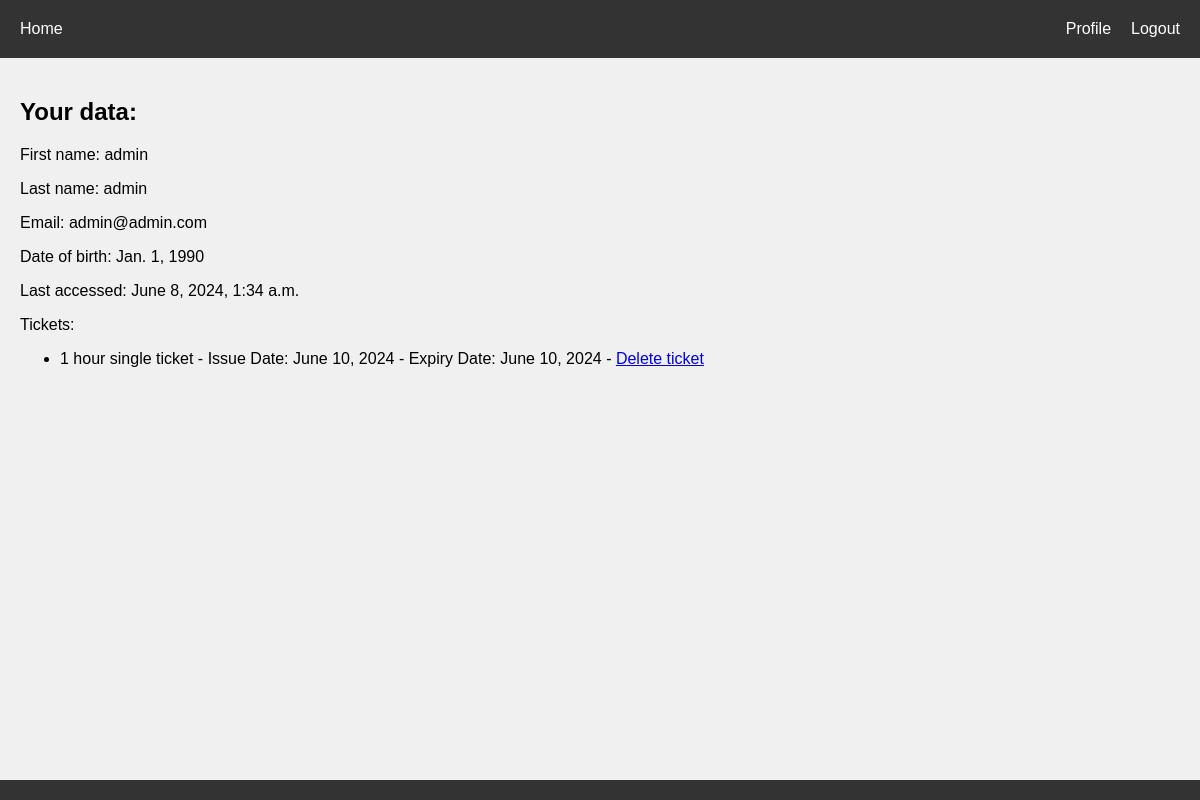
The app's page /users/data/ (signed in), older data.
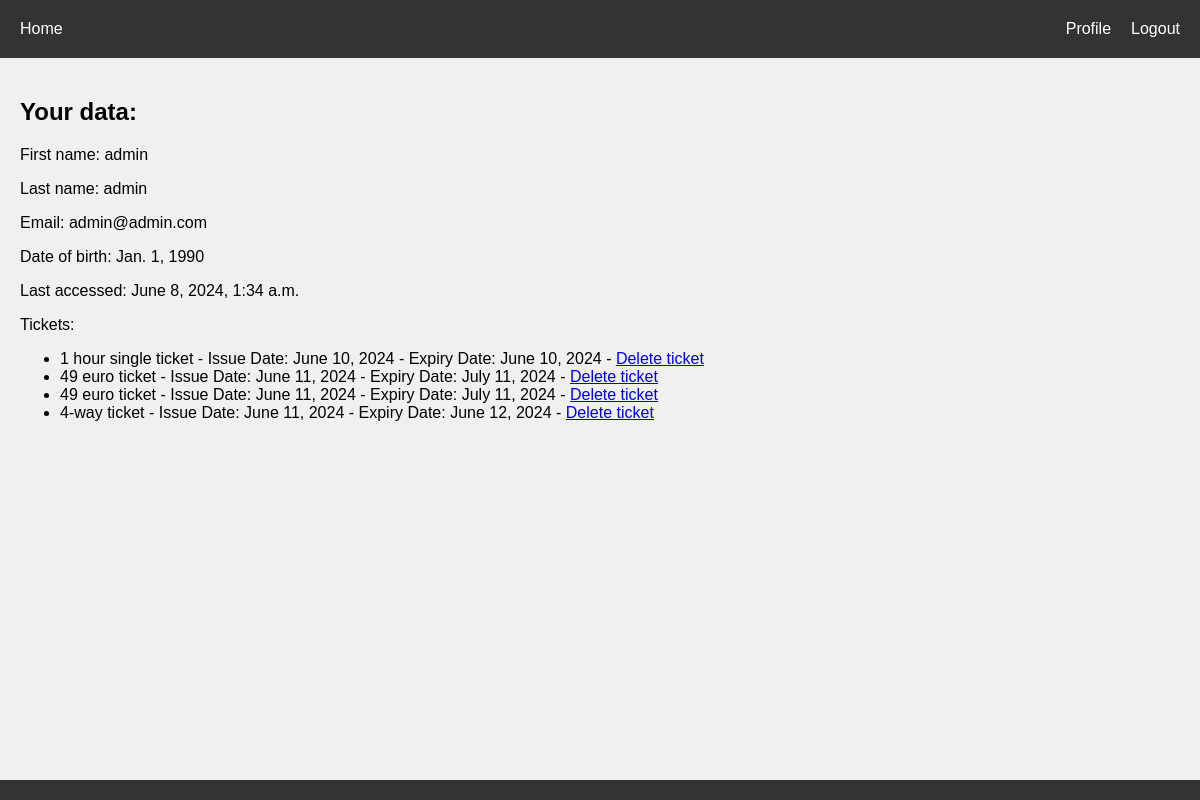
The same page, newer data.
### tickets/models.py (models this page shows, shortened)
class UserTickets(models.Model):
    user = models.ForeignKey('users.CustomUser', on_delete=models.CASCADE)
    ticket = models.ForeignKey(Tickets, on_delete=models.CASCADE)
    issue_date = models.DateField()
    expiry_date = models.DateField()

class Tickets(models.Model):
    name = models.CharField(max_length=24)
    text = models.TextField()
    created = models.DateTimeField(auto_now_add=True)
    duration = models.IntegerField(help_text="Duration in days", default=1)

### users/views.py (the view)
# urls.py: path('data/', views.data, name='data')
@login_required
def data(request):
    user_tickets = request.user.usertickets_set.all()
    return render(request, 'users/data.html', {'user_tickets': user_tickets})

### users/templates/users/data.html
{% extends "base.html" %}
{% block content %}
    <h2>Your data:</h2>
    <p>First name: {{ user.first_name }} </p>
    <p>Last name: {{ user.last_name }} </p>
    <p>Email: {{ user.email }}</p>
    <p>Date of birth: {{ user.date_of_birth }}</p>
    <p>Last accessed: {{ user.last_login }}</p>
    <p>Tickets: </p>
    <ul>
        {% for user_ticket in user_tickets %}
            <li>{{ user_ticket.ticket.name }} - Issue Date: {{ user_ticket.issue_date }} - Expiry Date: {{ user_ticket.expiry_date }} - <a href="{% url 'tickets_delete' pk=user_ticket.id %}">Delete ticket</a>
        {% empty %}
            <li>No ticket available.</li>
        {% endfor %}
    </ul>
{% endblock %}

Row changes from the older to the newer data that the page shows:
added UserTickets: ticket.name "49 euro ticket", issue_date "June 11, 2024", expiry_date "July 11, 2024"
added UserTickets: ticket.name "49 euro ticket", issue_date "June 11, 2024", expiry_date "July 11, 2024"
added UserTickets: ticket.name "4-way ticket", issue_date "June 11, 2024", expiry_date "June 12, 2024"
